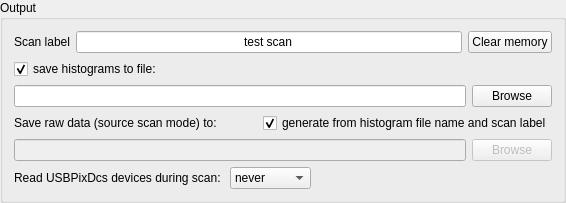
            <widget class="QGroupBox" name="groupBox_5">
             <property name="title">
              <string>Output</string>
             </property>
             <layout class="QVBoxLayout" name="verticalLayout_31">
              <item>
               <layout class="QVBoxLayout" name="verticalLayout_12">
                <item>
                 <layout class="QHBoxLayout">
                  <item>
                   <widget class="QLabel" name="textLabel1_4">
                    <property name="text">
                     <string>Scan label</string>
                    </property>
                    <property name="wordWrap">
                     <bool>false</bool>
                    </property>
                   </widget>
                  </item>
                  <item>
                   <widget class="QLineEdit" name="scanLabel">
                    <property name="text">
                     <string>test scan</string>
                    </property>
                    <property name="alignment">
                     <set>Qt::AlignHCenter</set>
                    </property>
                   </widget>
                  </item>
                  <item>
                   <widget class="QPushButton" name="clearLabelMem">
                    <property name="text">
                     <string>Clear memory</string>
                    </property>
                   </widget>
                  </item>
                 </layout>
                </item>
                <item>
                 <widget class="QCheckBox" name="saveFile">
                  <property name="enabled">
                   <bool>true</bool>
                  </property>
                  <property name="text">
                   <string>save histograms to file:</string>
                  </property>
                  <property name="checked">
                   <bool>true</bool>
                  </property>
                 </widget>
                </item>
                <item>
                 <layout class="QHBoxLayout">
                  <item>
                   <widget class="QLineEdit" name="scanFileName">
                    <property name="enabled">
                     <bool>true</bool>
                    </property>
                   </widget>
                  </item>
                  <item>
                   <widget class="QPushButton" name="scanFileBrowse">
                    <property name="enabled">
                     <bool>true</bool>
                    </property>
                    <property name="text">
                     <string>Browse</string>
                    </property>
                   </widget>
                  </item>
                 </layout>
                </item>
                <item>
                 <layout class="QHBoxLayout" name="horizontalLayout_9">
                  <item>
                   <widget class="QLabel" name="label_4">
                    <property name="text">
                     <string>Save raw data (source scan mode) to:</string>
                    </property>
                   </widget>
                  </item>
                  <item>
                   <spacer name="horizontalSpacer_6">
                    <property name="orientation">
                     <enum>Qt::Horizontal</enum>
                    </property>
                    <property name="sizeHint" stdset="0">
                     <size>
                      <width>40</width>
                      <height>20</height>
                     </size>
                    </property>
                   </spacer>
                  </item>
                  <item>
                   <widget class="QCheckBox" name="appIndRawfile">
                    <property name="text">
                     <string>generate from histogram file name and scan label</string>
                    </property>
                    <property name="checked">
                     <bool>true</bool>
                    </property>
                   </widget>
                  </item>
                 </layout>
                </item>
                <item>
                 <layout class="QHBoxLayout" name="_2">
                  <item>
                   <widget class="QLineEdit" name="rawFileName">
                    <property name="enabled">
                     <bool>false</bool>
                    </property>
                   </widget>
                  </item>
                  <item>
                   <widget class="QPushButton" name="rawFileBrowse">
                    <property name="enabled">
                     <bool>false</bool>
                    </property>
                    <property name="text">
                     <string>Browse</string>
                    </property>
                   </widget>
                  </item>
                 </layout>
                </item>
                <item>
                 <layout class="QHBoxLayout" name="horizontalLayout_26">
                  <item>
                   <widget class="QLabel" name="label_14">
                    <property name="text">
                     <string>Read USBPixDcs devices during scan: </string>
                    </property>
                   </widget>
                  </item>
                  <item>
                   <widget class="QComboBox" name="dcsReadBox">
                    <item>
                     <property name="text">
                      <string>never</string>
                     </property>
                    </item>
                    <item>
                     <property name="text">
                      <string>after start</string>
                     </property>
                    </item>
                   </widget>
                  </item>
                  <item>
                   <spacer name="horizontalSpacer_31">
                    <property name="orientation">
                     <enum>Qt::Horizontal</enum>
                    </property>
                    <property name="sizeHint" stdset="0">
                     <size>
                      <width>40</width>
                      <height>20</height>
                     </size>
                    </property>
                   </spacer>
                  </item>
                 </layout>
                </item>
               </layout>
              </item>
             </layout>
            </widget>
